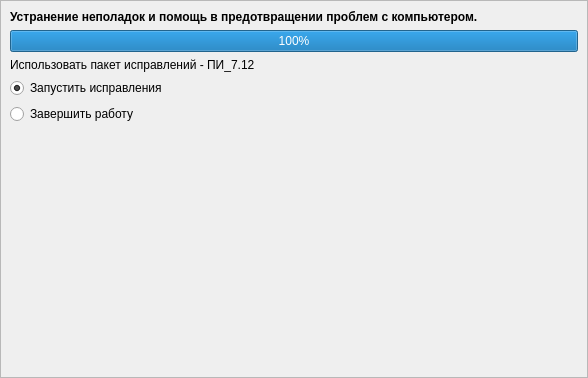
<?xml version="1.0" encoding="UTF-8"?>
<ui version="4.0">
 <class>SecondWidget</class>
 <widget class="QWidget" name="SecondWidget">
  <property name="geometry">
   <rect>
    <x>0</x>
    <y>0</y>
    <width>588</width>
    <height>378</height>
   </rect>
  </property>
  <property name="windowTitle">
   <string>Checking</string>
  </property>
  <layout class="QGridLayout" name="gridLayout">
   <property name="leftMargin">
    <number>0</number>
   </property>
   <property name="topMargin">
    <number>0</number>
   </property>
   <property name="rightMargin">
    <number>0</number>
   </property>
   <property name="bottomMargin">
    <number>0</number>
   </property>
   <property name="spacing">
    <number>0</number>
   </property>
   <item row="1" column="0" colspan="2">
    <widget class="QFrame" name="frame">
     <property name="frameShape">
      <enum>QFrame::StyledPanel</enum>
     </property>
     <property name="frameShadow">
      <enum>QFrame::Raised</enum>
     </property>
     <layout class="QGridLayout" name="gridLayout_2">
      <item row="1" column="0" colspan="2">
       <widget class="QProgressBar" name="progressBar">
        <property name="value">
         <number>100</number>
        </property>
       </widget>
      </item>
      <item row="0" column="0">
       <widget class="QLabel" name="label">
        <property name="font">
         <font>
          <weight>75</weight>
          <bold>true</bold>
         </font>
        </property>
        <property name="text">
         <string>Устранение неполадок и помощь в предотвращении проблем с компьютером.</string>
        </property>
       </widget>
      </item>
      <item row="6" column="0">
       <widget class="QRadioButton" name="radioButton_2">
        <property name="text">
         <string>Завершить работу</string>
        </property>
       </widget>
      </item>
      <item row="4" column="0">
       <widget class="QLabel" name="label_2">
        <property name="text">
         <string>Использовать пакет исправлений - ПИ_7.12</string>
        </property>
       </widget>
      </item>
      <item row="5" column="0">
       <widget class="QRadioButton" name="radioButton">
        <property name="text">
         <string>Запустить исправления</string>
        </property>
        <property name="checked">
         <bool>true</bool>
        </property>
       </widget>
      </item>
      <item row="7" column="0" colspan="2">
       <spacer name="verticalSpacer">
        <property name="orientation">
         <enum>Qt::Vertical</enum>
        </property>
        <property name="sizeHint" stdset="0">
         <size>
          <width>20</width>
          <height>40</height>
         </size>
        </property>
       </spacer>
      </item>
     </layout>
    </widget>
   </item>
  </layout>
 </widget>
 <resources/>
 <connections/>
</ui>
